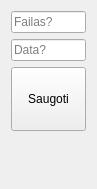
<?xml version="1.0" encoding="UTF-8"?>
<ui version="4.0">
 <class>saveForm</class>
 <widget class="QWidget" name="saveForm">
  <property name="geometry">
   <rect>
    <x>0</x>
    <y>0</y>
    <width>97</width>
    <height>189</height>
   </rect>
  </property>
  <property name="windowTitle">
   <string>Form</string>
  </property>
  <layout class="QGridLayout" name="gridLayout">
   <item row="0" column="0">
    <widget class="QLineEdit" name="fName">
     <property name="placeholderText">
      <string>Failas?</string>
     </property>
    </widget>
   </item>
   <item row="1" column="0">
    <widget class="QLineEdit" name="dName">
     <property name="placeholderText">
      <string>Data?</string>
     </property>
    </widget>
   </item>
   <item row="2" column="0">
    <widget class="QPushButton" name="saveButton">
     <property name="minimumSize">
      <size>
       <width>64</width>
       <height>64</height>
      </size>
     </property>
     <property name="text">
      <string>Saugoti</string>
     </property>
    </widget>
   </item>
   <item row="3" column="0">
    <spacer name="verticalSpacer">
     <property name="orientation">
      <enum>Qt::Vertical</enum>
     </property>
     <property name="sizeHint" stdset="0">
      <size>
       <width>20</width>
       <height>24</height>
      </size>
     </property>
    </spacer>
   </item>
  </layout>
 </widget>
 <resources/>
 <connections/>
</ui>
